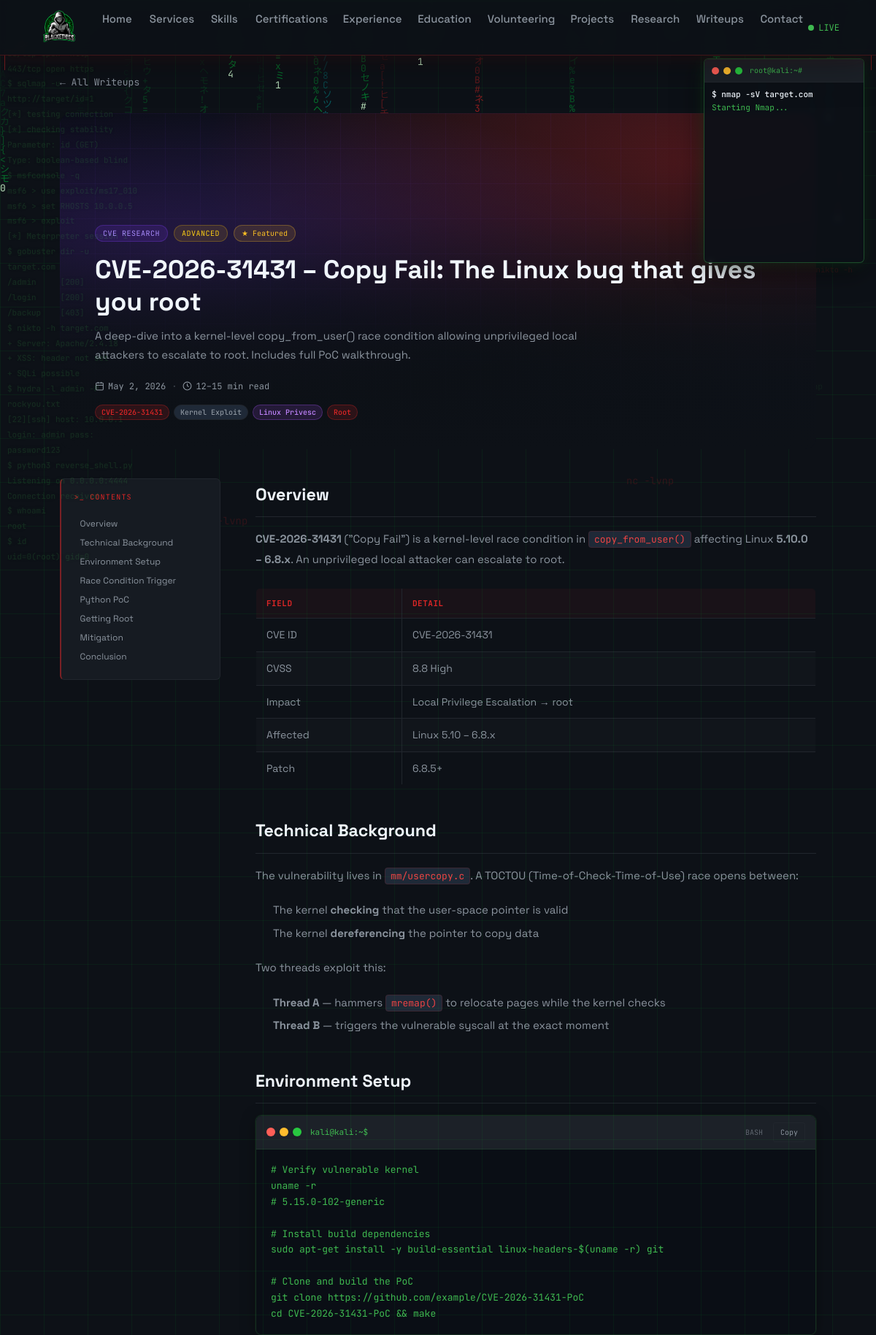
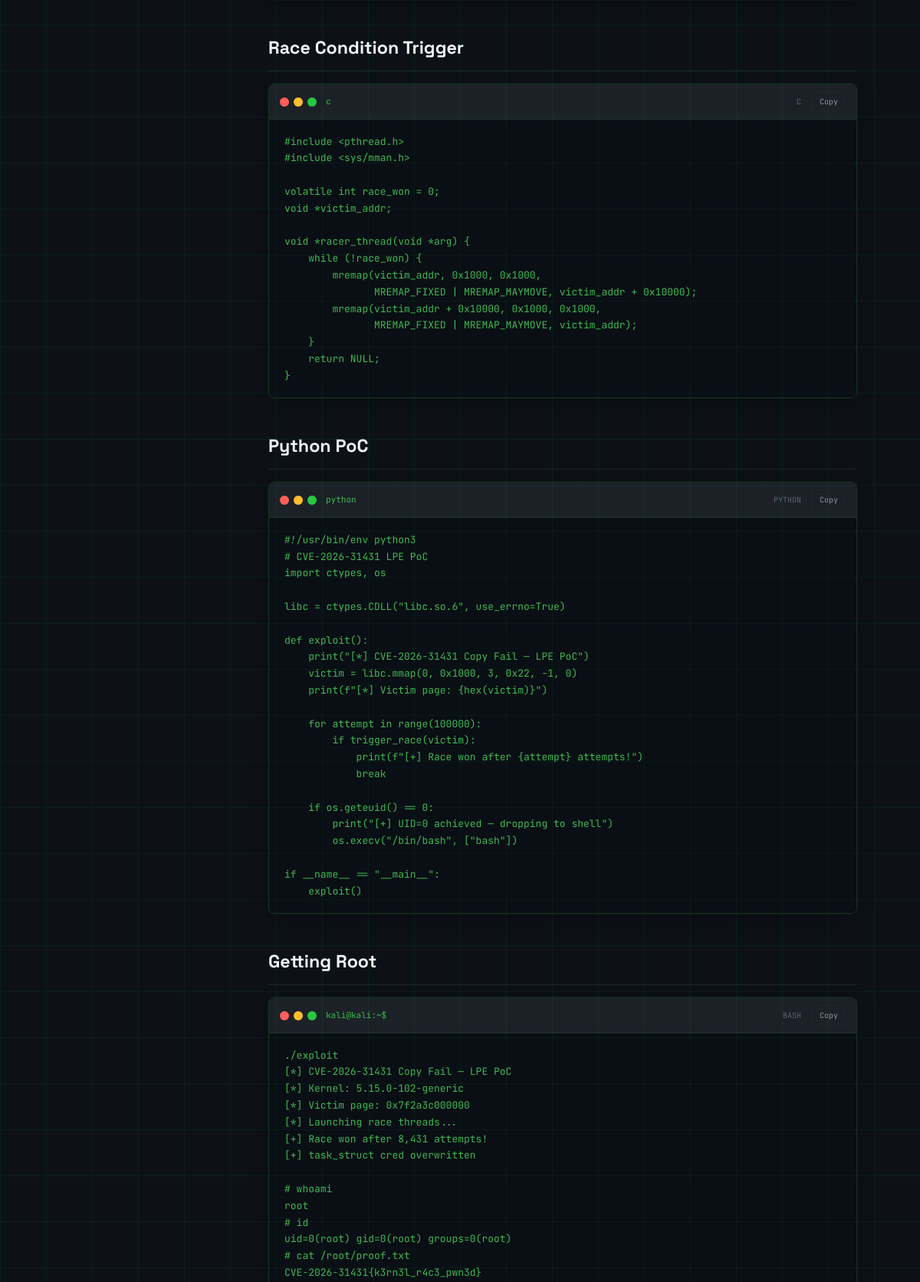
The page /writeups/cve-2026-31431-copy-fail-the-linux-bug-that-gives-you-root/ (upper part) on the database its author committed (2 pictures, top to bottom).
### apps/writeups/models.py (models this page shows, shortened)
class Writeup(models.Model):
    CATEGORY_CHOICES = [
        ('cve', 'CVE Research'),
        ('ctf', 'CTF Writeup'),
        ('bug_bounty', 'Bug Bounty'),
        ('red_team', 'Red Teaming'),
        ('tools', 'Tools & Techniques'),
        ('pentest', 'Penetration Testing'),
    ]
    DIFFICULTY_CHOICES = [
        ('beginner', 'Beginner'),
        ('intermediate', 'Intermediate'),
        ('advanced', 'Advanced'),
        ('expert', 'Expert'),
    ]
    thumb_label = models.CharField(
        max_length=40,
        help_text='Thumbnail text — use | for a line break (e.g. "CVE-2026|Linux")',
    )
    title = models.CharField(max_length=300)
    slug = models.SlugField(unique=True, blank=True)
    excerpt = models.TextField()
    content = models.TextField(blank=True, help_text='Full writeup body (Markdown supported)')
    tags = models.ManyToManyField(WriteupTag, blank=True, related_name='writeups')
    thumbnail = models.ImageField(upload_to='writeups/', blank=True, null=True)
    published_at = models.DateField()
    read_time_min = models.PositiveIntegerField(default=5)
    read_time_max = models.PositiveIntegerField(default=10)
    is_featured = models.BooleanField(default=False, db_index=True)
    category = models.CharField(max_length=30, choices=CATEGORY_CHOICES, default='ctf')
    difficulty_level = models.CharField(max_length=20, choices=DIFFICULTY_CHOICES, default='intermediate')
    class Meta:
        ordering = ['-published_at']
    @property
    def read_time_display(self):
        return f'{self.read_time_min}–{self.read_time_max} min read'
    def thumb_lines(self):
        return self.thumb_label.split('|')
    @property
    def category_display(self):
        return dict(self.CATEGORY_CHOICES).get(self.category, self.category)

class WriteupTag(models.Model):
    COLOR_CHOICES = [
        ('red', 'Red'),
        ('blue', 'Blue'),
        ('green', 'Green'),
        ('yellow', 'Yellow'),
        ('purple', 'Purple'),
        ('gray', 'Gray'),
    ]
    name = models.CharField(max_length=80, unique=True)
    color = models.CharField(max_length=10, choices=COLOR_CHOICES, default='gray')
    class Meta:
        ordering = ['name']

### apps/writeups/views.py (the view)
# urls.py: path('<slug:slug>/', views.detail_view, name='detail'),
def detail_view(request, slug):
    writeup = get_object_or_404(Writeup, slug=slug)
    all_writeups = list(Writeup.objects.order_by('-published_at').only('pk', 'slug', 'title'))
    idx = next((i for i, w in enumerate(all_writeups) if w.pk == writeup.pk), None)
    prev_writeup = all_writeups[idx + 1] if idx is not None and idx + 1 < len(all_writeups) else None
    next_writeup = all_writeups[idx - 1] if idx is not None and idx > 0 else None
    related = (
        Writeup.objects
        .exclude(pk=writeup.pk)
        .filter(tags__in=writeup.tags.all())
        .distinct()
        .prefetch_related('tags')[:3]
    )
    if not related.exists():
        related = Writeup.objects.exclude(pk=writeup.pk).prefetch_related('tags')[:3]
    return render(request, 'writeups/detail.html', {
        'writeup': writeup,
        'related': related,
        'prev_writeup': prev_writeup,
        'next_writeup': next_writeup,
    })

### apps/core/context_processors.py (called while the page is built)
def site_profile(request):
    profile = SiteProfile.objects.first()
    return {'site_profile': profile}

### apps/writeups/templatetags/writeup_filters.py (called while the page is built)
@register.filter(name='render_markdown')
def render_markdown(value):
    if not value:
        return ''
    extensions = ['fenced_code', 'tables', 'attr_list']
    return mark_safe(md.markdown(value, extensions=extensions))

### templates/writeups/detail.html (shortened to what this page needs)
{% extends 'base.html' %}
{% load static writeup_filters %}
{% block extra_head %}
<link rel="stylesheet" href="https://cdnjs.cloudflare.com/ajax/libs/highlight.js/11.9.0/styles/github-dark.min.css" />
{% endblock %}
{% block content %}
<div class="wu-detail-wrap">
  <div class="section-wrap wu-detail-nav">
    <a href="{% url 'writeups:list' %}" class="back-link fade-in">← All Writeups</a>
  </div>
  <div class="section-wrap wu-hero-section-wrap fade-in">
    <div class="wu-detail-hero">
      <div class="wu-hero-bg">
        <div class="wu-hero-overlay"></div>
      </div>
      <div class="wu-hero-inner">
        <div class="wu-hero-badges">
          <span class="wu-cat-badge">{{ writeup.category_display }}</span>
          <span class="wu-diff-badge wu-diff-{{ writeup.difficulty_level }}">{{ writeup.get_difficulty_level_display }}</span>
          {% if writeup.is_featured %}<span class="wu-feat-badge">★ Featured</span>{% endif %}
        </div>
        <h1 class="wu-hero-title">{{ writeup.title }}</h1>
        <p class="wu-hero-excerpt">{{ writeup.excerpt }}</p>
        <div class="wu-hero-meta">
          <span class="wu-hero-meta-item">
            <svg xmlns="http://www.w3.org/2000/svg" width="13" height="13" viewBox="0 0 24 24" fill="none" stroke="currentColor" stroke-width="2"><rect x="3" y="4" width="18" height="18" rx="2" ry="2"/><line x1="16" y1="2" x2="16" y2="6"/><line x1="8" y1="2" x2="8" y2="6"/><line x1="3" y1="10" x2="21" y2="10"/></svg>
            {{ writeup.published_at|date:"F j, Y" }}
          </span>
          <span class="wu-hero-sep">·</span>
          <span class="wu-hero-meta-item">
            <svg xmlns="http://www.w3.org/2000/svg" width="13" height="13" viewBox="0 0 24 24" fill="none" stroke="currentColor" stroke-width="2"><circle cx="12" cy="12" r="10"/><polyline points="12 6 12 12 16 14"/></svg>
            {{ writeup.read_time_display }}
          </span>
        </div>
        <div class="wu-hero-tags">
          {% for tag in writeup.tags.all %}
          <span class="pill pill-{{ tag.color }}">{{ tag.name }}</span>
          {% endfor %}
        </div>
      </div>
    </div>
  </div>
  <div class="section-wrap wu-content-layout">
    <aside class="wu-toc" id="wu-toc">
      <div class="wu-toc-header">
        <span class="wu-toc-label">&gt;_ CONTENTS</span>
      </div>
      <nav id="wu-toc-nav">
      </nav>
    </aside>
    <article class="wu-article">
      {% if writeup.content %}
      <div class="writeup-body" id="writeup-body">
        {{ writeup.content|render_markdown }}
      </div>
      {% else %}
      <div class="wu-no-content">
        <div class="wu-no-content-icon">&gt;_</div>
        <p>Full writeup content coming soon...</p>
        <p class="wu-no-content-sub">Check back later or explore related writeups below.</p>
      </div>
      {% endif %}
    </article>
  </div>
</div>
{% endblock %}

### rows shown on the page
Writeup: category_display "CVE RESEARCH", difficulty_level "ADVANCED", title "CVE-2026-31431 – Copy Fail: The Linux bug that gives you root", excerpt "A deep-dive into a kernel-level copy_from_user() race condition allowing unprivileged local attackers to escalate to root. Includes full PoC walkthrough.", published_at "May 2, 2026", read_time_display "12–15 min read", content|render_markdown "Overview CVE-2026-31431 (\"Copy Fail\") is a kernel-level race condition in copy_from_user() affecting Linux 5.10.0 – 6.8.x . An unprivileged local attacker can escalate to root. FIELD DETAIL CVE ID CVE-2026-31431 CVSS 8.8 High Impact Local Privilege Escalation → root Affected Linux 5.10 – 6.8.x Patch 6.8.5+ Technical Background The vulnerability lives in mm/usercopy.c . A TOCTOU (Time-of-Check-Time-of-Use) race opens between: The kernel checking that the user-space pointer is valid The kernel dereferencing the pointer to copy data Two threads exploit this: Thread A — hammers mremap() to relocate pages while the kernel checks Thread B — triggers the vulnerable syscall at the exact moment…"
WriteupTag: name "CVE-2026-31431"
WriteupTag: name "Kernel Exploit"
WriteupTag: name "Linux Privesc"
WriteupTag: name "Root"
